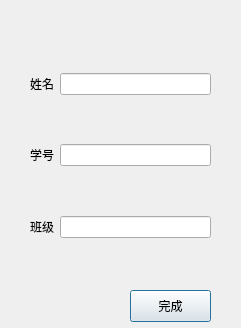
<?xml version="1.0" encoding="UTF-8"?>
<ui version="4.0">
 <class>Newform</class>
 <widget class="QDialog" name="Newform">
  <property name="geometry">
   <rect>
    <x>0</x>
    <y>0</y>
    <width>241</width>
    <height>328</height>
   </rect>
  </property>
  <property name="windowTitle">
   <string>Dialog</string>
  </property>
  <widget class="QWidget" name="formLayoutWidget">
   <property name="geometry">
    <rect>
     <x>30</x>
     <y>30</y>
     <width>181</width>
     <height>251</height>
    </rect>
   </property>
   <layout class="QFormLayout" name="formLayout">
    <item row="1" column="0">
     <spacer name="verticalSpacer">
      <property name="orientation">
       <enum>Qt::Vertical</enum>
      </property>
      <property name="sizeHint" stdset="0">
       <size>
        <width>20</width>
        <height>40</height>
       </size>
      </property>
     </spacer>
    </item>
    <item row="2" column="0">
     <widget class="QLabel" name="name_label">
      <property name="text">
       <string>姓名</string>
      </property>
     </widget>
    </item>
    <item row="2" column="1">
     <widget class="QLineEdit" name="name_lineEdit"/>
    </item>
    <item row="3" column="0">
     <spacer name="verticalSpacer_2">
      <property name="orientation">
       <enum>Qt::Vertical</enum>
      </property>
      <property name="sizeHint" stdset="0">
       <size>
        <width>20</width>
        <height>40</height>
       </size>
      </property>
     </spacer>
    </item>
    <item row="4" column="0">
     <widget class="QLabel" name="id_label">
      <property name="text">
       <string>学号</string>
      </property>
     </widget>
    </item>
    <item row="4" column="1">
     <widget class="QLineEdit" name="lineEdit_2"/>
    </item>
    <item row="6" column="0">
     <widget class="QLabel" name="class_label">
      <property name="text">
       <string>班级</string>
      </property>
     </widget>
    </item>
    <item row="6" column="1">
     <widget class="QLineEdit" name="class_lineEdit"/>
    </item>
    <item row="7" column="0">
     <spacer name="verticalSpacer_3">
      <property name="orientation">
       <enum>Qt::Vertical</enum>
      </property>
      <property name="sizeHint" stdset="0">
       <size>
        <width>20</width>
        <height>40</height>
       </size>
      </property>
     </spacer>
    </item>
    <item row="5" column="0">
     <spacer name="verticalSpacer_4">
      <property name="orientation">
       <enum>Qt::Vertical</enum>
      </property>
      <property name="sizeHint" stdset="0">
       <size>
        <width>20</width>
        <height>40</height>
       </size>
      </property>
     </spacer>
    </item>
   </layout>
  </widget>
  <widget class="QPushButton" name="finish_buttn">
   <property name="geometry">
    <rect>
     <x>130</x>
     <y>290</y>
     <width>81</width>
     <height>32</height>
    </rect>
   </property>
   <property name="text">
    <string>完成</string>
   </property>
  </widget>
 </widget>
 <resources/>
 <connections/>
</ui>
